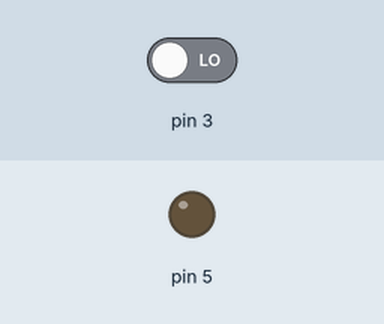
The sketch below on a simulated Arduino Uno, built with avr-gcc and run on an emulated ATmega328P. Parts: output pins drawn as LEDs (lit = HIGH). Dashed ring = blinking. The inputs (shaded band) are chosen by the test bench; at power-on: pin 3 LOW. What the sketch prints to the serial monitor is not drawn.

Above: at 1.2 s.
1.3 s: pin 3 driven HIGH
At 1.7 s:
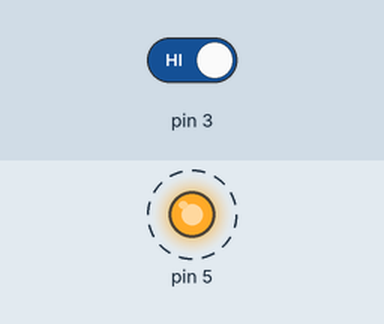
4.3 s: pin 3 driven LOW
At 5.3 s:
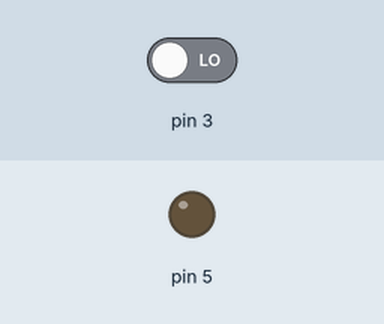
Timing chart, 0 to 7.3 s (numbered marks = the images above; inputs shaded):
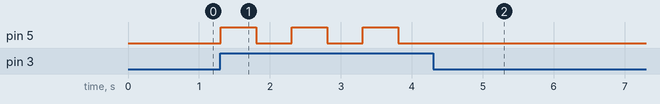

Measured:
- after the input at 1.3 s, pin 5: alternates HIGH for 0.50 s and LOW for 0.50 s, starting at once
- after the input at 4.3 s, pin 5: stops changing and stays LOW

The sketch:

Project_10_PIR_Control_LED.ino
```cpp
//**********************************************************************************
/*
 * 名称   : PIR_Control_LED
 * 功能   : PIR控制LED
 * 作者   : http://www.keyes-robot.com/
*/
int item = 0;

void setup() {
  Serial.begin(9600); //设置串口波特率为9600
  pinMode(3, INPUT);  //PIR运动传感器连接D3上，并设置为输入模式
  pinMode(5, OUTPUT);  //将LED连接到D5上，并设置为输出模式
}

void loop() {
  item = digitalRead(3);  //读取人体红外热释传感器输出的数字信号
  Serial.println(item);  //串口打印人体红外热释传感器输出的数字信号
  if (item == 1) {  //运动检测
    digitalWrite(5, HIGH);  //打开LED
    delay(500);  //延迟 500ms
    digitalWrite(5, LOW);  //关闭LED
    delay(500);  //延迟 500ms
  } else {  //没有检测到任何信号或数据
    digitalWrite(5, LOW);  //关闭LED
  }
}
//**********************************************************************************
```
